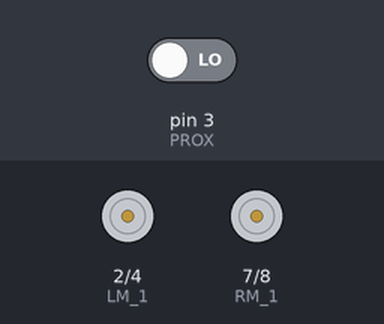
This sketch was run on a simulated Arduino Uno, built with avr-gcc and run on an emulated ATmega328P. On the bench: motor-driver pin pairs drawn as motors (green arrow = first pin HIGH = forward, orange = second pin HIGH = backward, longer = more drive). The inputs (shaded band) are chosen by the test bench; at power-on: pin 3 (PROX) LOW.

Above: at 0.3 s.
Timing chart, 0 to 1.8 s (numbered marks = the images above):
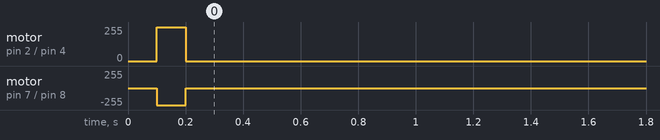

The sketch:

ProximitySensorMovementTest.ino
```cpp
#define LM_1 2  //pin 2
#define LM_2 4  //pin 4
boolean key2 = true;
//right motor
#define RM_1 7  //pin 7
#define RM_2 8  //pin 8
#define PROX 3

boolean getProx()
  {
    if (digitalRead(PROX)==HIGH)
    return true;
    else
    return false;
  }
void moveForward()
{
  digitalWrite(LM_1, LOW);
  digitalWrite(LM_2, HIGH);
  digitalWrite(RM_1, HIGH);
  digitalWrite(RM_2, LOW);

}

void moveBackward()
{
  digitalWrite(LM_2, LOW);
  digitalWrite(LM_1, HIGH);
  digitalWrite(RM_2, HIGH);
  digitalWrite(RM_1, LOW);
}

void stopMoving()
  {
    digitalWrite(LM_1, LOW);
    digitalWrite(LM_2, LOW);
    digitalWrite(RM_1, LOW);
    digitalWrite(RM_2, LOW);
  }
void setup() {
  // put your setup code here, to run once:
pinMode(LM_1, OUTPUT);
  pinMode(LM_2, OUTPUT);
  pinMode(RM_1, OUTPUT);
  pinMode(RM_2, OUTPUT);
  pinMode(PROX, INPUT);
  Serial.begin(9600);
}

void loop() {
  // put your main code here, to run repeatedly:
 if(key2){
    //moves forward

    if(getProx())
    moveForward();

    //disables movement when object is reached
    if(!getProx()){
      key2=false;
      stopMoving();
      delay(100);
      moveBackward();
      delay(100);
      stopMoving();
    }
  }
}
```

Measured:
- by itself, motor on pin 2 (LM_1) / pin 4 (LM_2): stopped → forward 255/255 at 0.10 s, → stopped 0.10 s later
- by itself, motor on pin 7 (RM_1) / pin 8 (RM_2): stopped → backward 255/255 at 0.10 s, → stopped 0.10 s later
